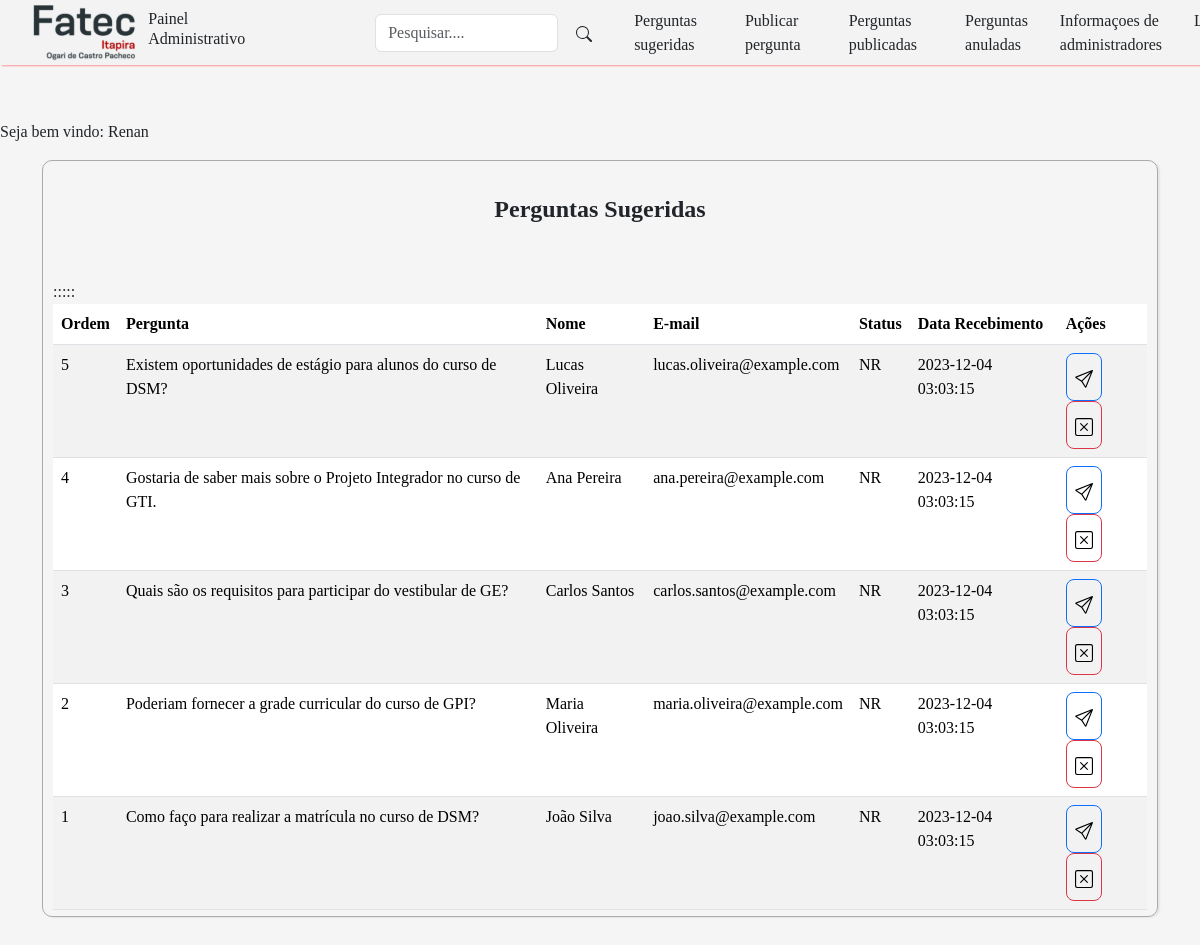
/view/listar_pergunta_sugerida.php (signed in), run on the app's committed database.
### tables this page shows
CREATE TABLE tb_perguntas (
    id_pergunta INT AUTO_INCREMENT NOT NULL PRIMARY KEY,
    pergunta TEXT,
    resposta TEXT,
    nome_solicitante VARCHAR(255) NOT NULL,
    email_solicitante VARCHAR(100) NOT NULL,
    situacao VARCHAR(255) NOT NULL,
    data_pergunta DATETIME NOT NULL DEFAULT CURRENT_TIMESTAMP(),
    data_resposta DATETIME,
    adm_id_resposta INT,
    CONSTRAINT fk_tb_adm_adm_id FOREIGN KEY (adm_id_resposta) REFERENCES tb_adm(adm_id),
    status_pergunta ENUM('NR','RES','EXC') DEFAULT 'NR',
    view INT
);

### view/listar_pergunta_sugerida.php (the view, shortened to what this page needs)
<?php
if (isset($_SESSION['nome_adm_logado'])) {
    $nome_adm = $_SESSION['nome_adm_logado'];
} else {
    header('Location: ../login.html');
    exit();
    echo "Sessão não iniciada.";
}
    require_once "../class/pergunta.php";
    require_once "../conexao.php";
    if(!empty($_GET['search']))
    {
        $data = $_GET['search'];
        $sql = "SELECT * FROM tb_perguntas WHERE (id_pergunta LIKE '%$data%'  or pergunta LIKE '%$data%' or resposta LIKE '%$data%') and status_pergunta = 'NR' ORDER BY id_pergunta DESC";
    }
    else
    {
        $sql ="SELECT * FROM tb_perguntas WHERE status_pergunta = 'NR' ORDER BY id_pergunta DESC ";
    }
    $result = $conexao->query($sql);
?>
<!DOCTYPE html>
<html lang="pt-BR">
<head>
    <link href="https://cdn.jsdelivr.net/npm/bootstrap@5.3.2/dist/css/bootstrap.min.css" rel="stylesheet">
    <link href="../css/areaadmin.css" rel="stylesheet">
</head>
<body>
    <header>
        <nav class="navbar navbar-expand-lg fixed-top" >
            <img class="logo" src="../img/FATEC.svg">
                <div class="container ">
                <h2 class="nav-link text-light text-dark">Painel Administrativo</h2>
                <div class="box-search">
                <input type="search" class="form-control w=25" id="pesquisar" placeholder="Pesquisar...." onkeydown="handleKeyPress(event)">
                    <button class="btn" onclick="searchData()" style="margin-left:5px;">
                    </button>
                </div>
                <div class="collapse navbar-collapse  " id="navbarNav">
                <ul class="navbar-nav">
                        <li class="nav-item mx-3" >
                            <a class="nav-link text-dark" href="listar_pergunta_sugerida.php">Perguntas sugeridas</a>
                        </li>
                        <li class="nav-item mx-3">
                            <a class="nav-link text-dark" href="form_nova_pergunta.php">Publicar pergunta</a>
                        </li>
                        <li class="nav-item mx-3">
                            <a class="nav-link text-dark" href="listar_pergunta_publicada.php">Perguntas publicadas</a>
                        </li>
                        <li class="nav-item mx-3">
                            <a class="nav-link text-dark" href="listar_pergunta_anulada.php">Perguntas anuladas</a>
                        </li>
                            <a class="nav-link text-dark" href="listar_adm.php">Informaçoes de administradores</a>
                        <li class="nav-item mx-3">
                            <a class="nav-link text-dark" href="?logout=true"> Logout</a>
                        </li>
                    </ul>
                    </div>
            </div>
        </nav>
    </header>
    <br><br><br><br><br>
    <?php echo "<p>Seja bem vindo: $nome_adm</p>" ?>
    <main>
        <div class="container">
                <div class="table-container">
                    <table class="table table-striped">
                        <thead>
                            <br>
                            <h4>Perguntas Sugeridas</h4>
                            <br><br>
                            <tr>
                                <th>Ordem</th>
                                <th>Pergunta</th>
                                <th>Nome</th>
                                <th>E-mail</th>
                                <th>Status</th>
                                <th>Data Recebimento</th>
                                <th>Ações</th>
                            </tr>
                        </thead>
                            <tbody class="table">
                            <?php
                            while($user_data = $result-> fetch(PDO::FETCH_ASSOC))
                            {
                                echo"<tr>:";
                                echo"<td>".$user_data['id_pergunta']."</td>";
                                echo"<td>".$user_data['pergunta']."</td>";
                                echo"<td>".$user_data['nome_solicitante']."</td>";
                                echo"<td>".$user_data['email_solicitante']."</td>";
                                echo"<td>".$user_data['status_pergunta']."</td>";
                                echo"<td>".$user_data['data_pergunta']."</td>";
                                echo "<td>
                                            <a class='btn btn-lg btn-primary' href='../view/resp_nova_pergunta.php?id_pergunta=$user_data[id_pergunta]'><img class='botao' src='../img/send.svg'></a></button>
                                            <a class='btn btn-lg btn-danger' href='../controller/anular-pergunta-sugerida.php?id_pergunta=$user_data[id_pergunta]'><img class='botao' src='../img/x-square.svg'></a>
                                        </td>";
                            }
                        ?>
                            </tbody>
                    </table>
                </div>
            </div>
    </main>
</body>
</html>

### css/areaadmin.css (style rules this page uses)
.botao { width: 18px; height: 18px; }
body { background-color:#F5F5F5; font-family: Tahoma; }
nav { height: 65px;background-color:#F3F3F3; box-shadow:2px 1px 1.5px #FF9393; }
.table-container { height: 70vh; overflow-x: auto; border: solid 0.5px #AAAAAA; border-radius: 10px; box-shadow:2px 1px 1.5px #E5E5E5; padding: 10px; }
th { padding:10px; }
h4 { text-align: center;font-weight: bold; }
h2 { font-size: 20px;margin-right: 125px; }
.box-search { display:flex; padding:5px; width:500px; align-items: center; }
.logo { margin-left: 33px;height: 65px;margin-top: 10px; }

### data on the page
tb_perguntas: id_pergunta "5", pergunta "Existem oportunidades de estágio para alunos do curso de DSM?", nome_solicitante "Lucas Oliveira", email_solicitante "lucas.oliveira@example.com", status_pergunta "NR", data_pergunta "2023-12-04 03:03:15"
tb_perguntas: id_pergunta "4", pergunta "Gostaria de saber mais sobre o Projeto Integrador no curso de GTI.", nome_solicitante "Ana Pereira", email_solicitante "ana.pereira@example.com", status_pergunta "NR", data_pergunta "2023-12-04 03:03:15"
tb_perguntas: id_pergunta "3", pergunta "Quais são os requisitos para participar do vestibular de GE?", nome_solicitante "Carlos Santos", email_solicitante "carlos.santos@example.com", status_pergunta "NR", data_pergunta "2023-12-04 03:03:15"
tb_perguntas: id_pergunta "2", pergunta "Poderiam fornecer a grade curricular do curso de GPI?", nome_solicitante "Maria Oliveira", email_solicitante "maria.oliveira@example.com", status_pergunta "NR", data_pergunta "2023-12-04 03:03:15"
tb_perguntas: id_pergunta "1", pergunta "Como faço para realizar a matrícula no curso de DSM?", nome_solicitante "João Silva", email_solicitante "joao.silva@example.com", status_pergunta "NR", data_pergunta "2023-12-04 03:03:15"

### other printed values
$nome_adm "Renan"
